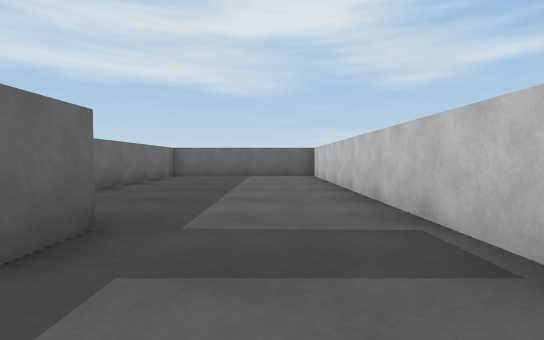
View 1 (above)

16 first-person views from a walk through a Unity game level. The camera is 0.58 m above the floor, tilts 2° down and sees 85° across. The floor is counted in squares, 1 m on a side. Each view is taken from the middle of a square. On the plan, view 1 faces up. The plan holds only what a view shows up to about 9 squares ahead; the rest is blank. The place goes on beyond the plan. The player character is not drawn.

View 2
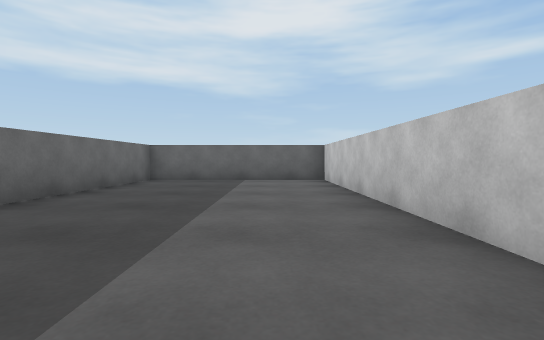

View 3
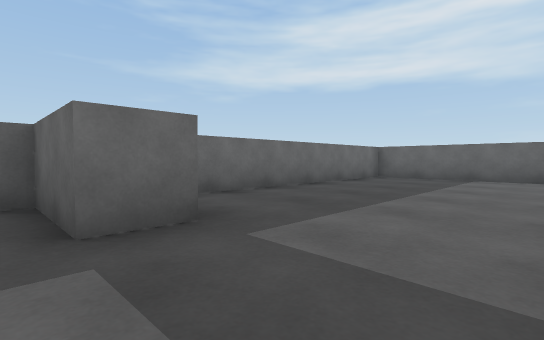

View 4
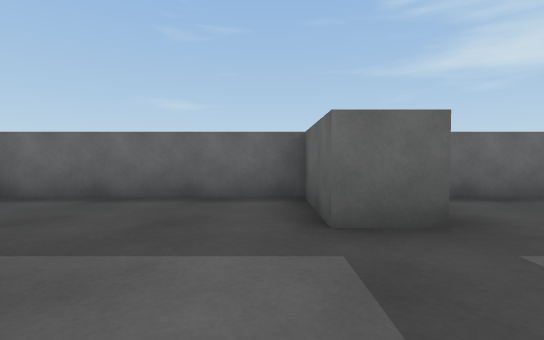

View 5
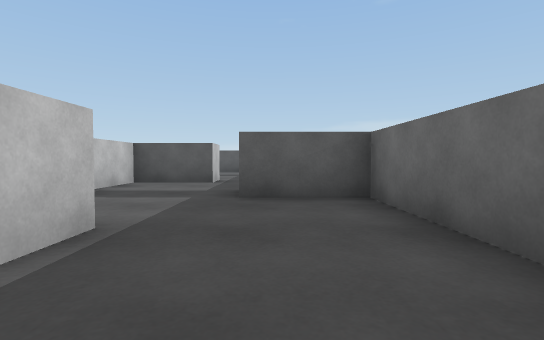

View 6
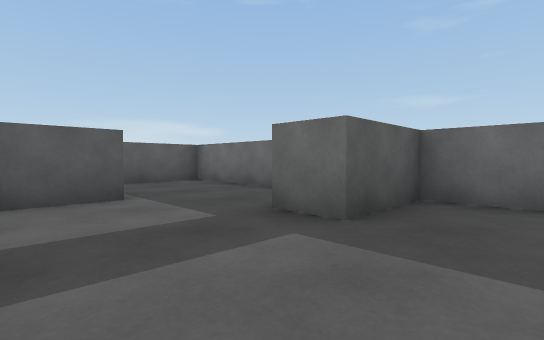

View 7
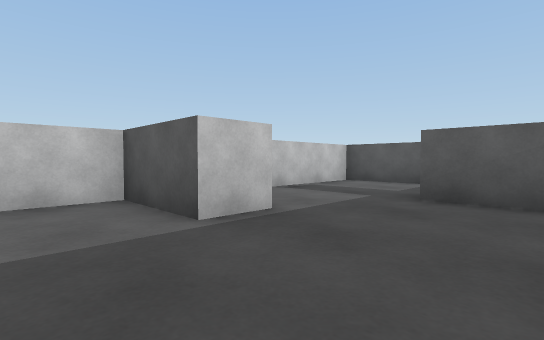

View 8
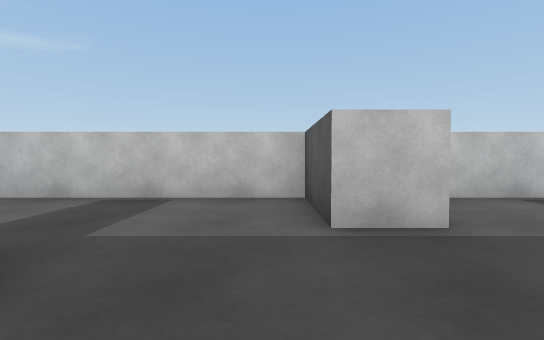

View 9
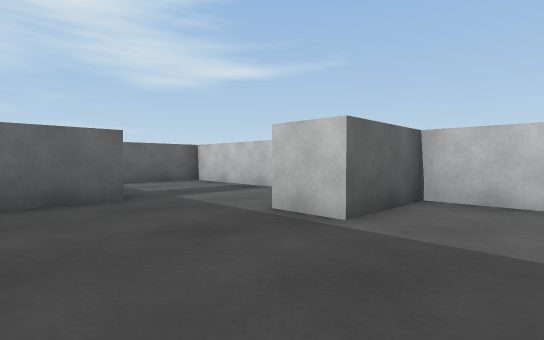

View 10
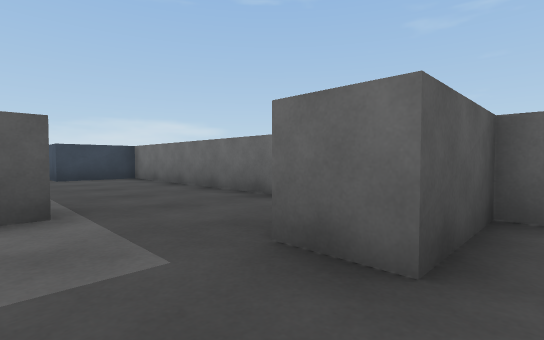

View 11
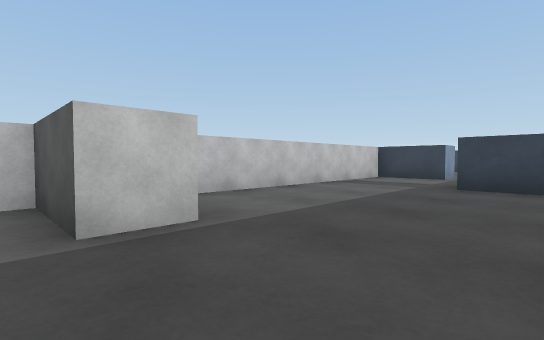

View 12
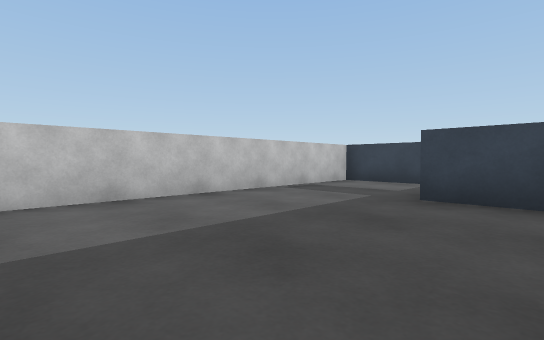

View 13
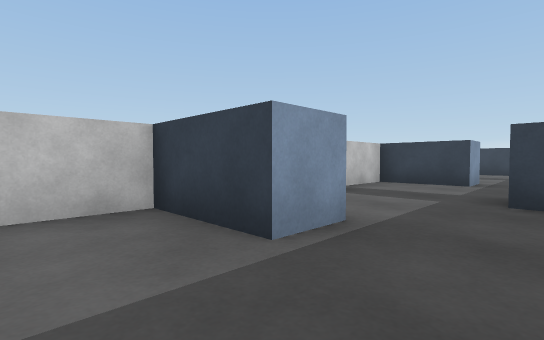

View 14
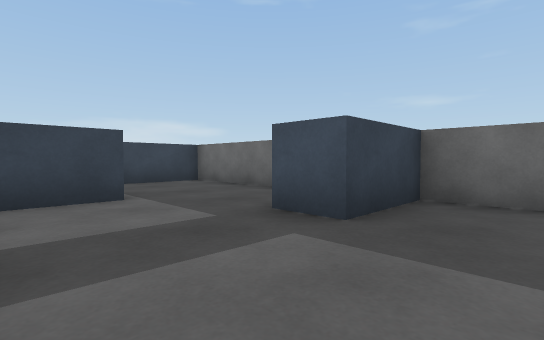

View 15
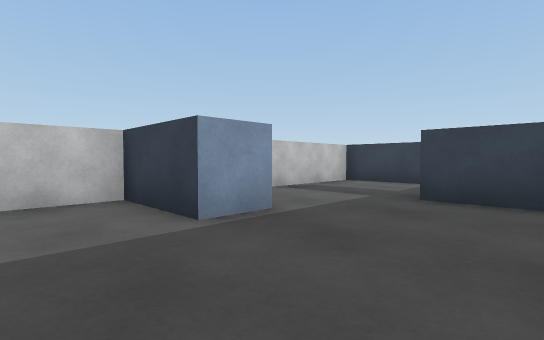

View 16
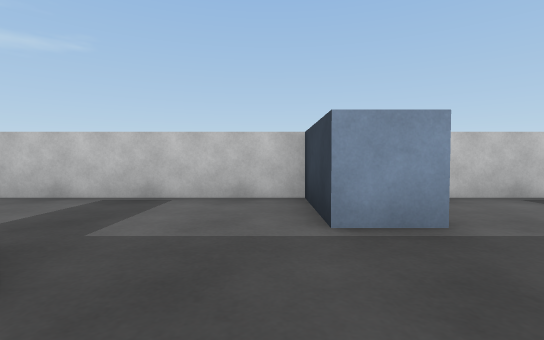

### Floor plan
Points are (right, up) in squares from view 1. A wall is a line through its corners. A room is listed if a view was taken in it or the views show most of it. See-through windows are left out.
Room 1 (views 1, 2, 3, 4, 5, 6, 7, 8, 9, 10)
walls: (-1.5, 2.6) (-1.5, 1.5) (-3.5, 1.5) (-3.5, -3.5) (-1.5, -3.5) (-1.5, -4.5) (-2.9, -4.5); (1.5, 1.6) (1.5, 10.5) (-3.5, 10.5) (-3.5, 3.6); (-3.5, -6.5) (-3.5, -9.5) (-1.5, -9.5) (-1.5, -10.5); (-0.5, -12.5) (1.5, -12.5) (1.5, -7.5) (-0.5, -7.5) (-0.5, -6.5) (1.5, -6.5) (1.5, -1.5) (-0.5, -1.5) (-0.5, -0.6)
ways out: opening at (-1, -11.3) to room 2
Room 2 (views 11, 12, 13, 14, 15, 16)
walls: (-0.5, -22.6) (-0.5, -21.5) (1.5, -21.5) (1.5, -14.1); (-3.5, -23.1) (-3.5, -24.5) (-1.5, -24.5) (-1.5, -25.5); (-3.2, -18.5) (-1.5, -18.5) (-1.5, -19.5); (-3.5, -27.5) (-3.5, -30.5) (-1.5, -30.5); (-0.5, -28.6) (-0.5, -27.5) (1.5, -27.5) (1.5, -22.9); (-0.5, -13.5) (-0.5, -12.5); (-0.6, -33.5) (1.5, -33.5) (1.5, -29.6); (-3.5, -12.5) (-3.5, -18.2)
ways out: opening at (-1, -11.3) to room 1

Positions as (right, up) in squares from view 1, and headings:
1: (0, 0), facing up
2: (0, 2), facing up
3: (1, 1), facing up-left
4: (1, 1), facing left
5: (-2, 1), facing down
6: (1, -2), facing down-left
7: (-3, -5), facing down-right
8: (-3, -6), facing right
9: (-3, -9), facing up-right
10: (0, -9), facing down-left
11: (-3, -12), facing down-right
12: (-3, -14), facing down-right
13: (-2, -20), facing down-right
14: (1, -23), facing down-left
15: (-3, -26), facing down-right
16: (-3, -27), facing right
